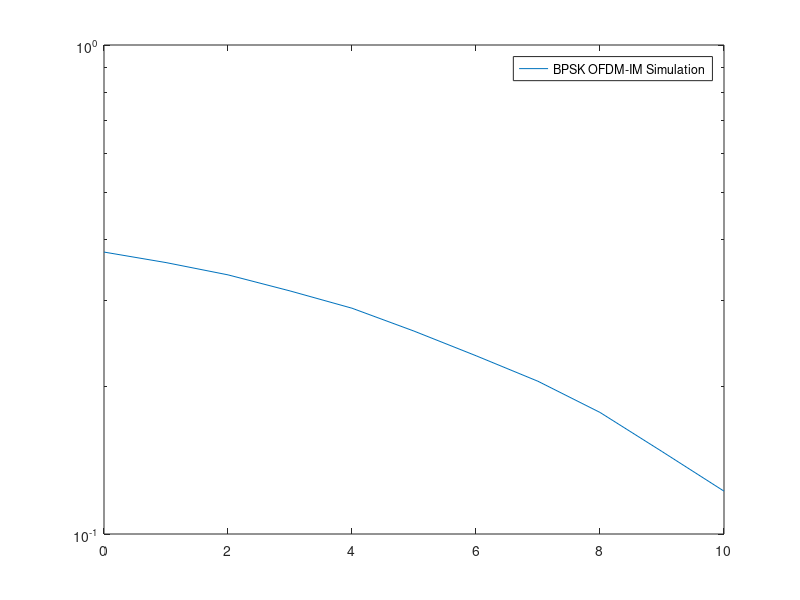

Recreate this plot in MATLAB.
pkg load communications;
clc; clear all; close all;


####Arguments####
SNRdb = [0:10];     %SNR range
modulation = 16;    %Modulation scheme
N = 5000;          %Input length

NFFT = 60;     %Number of OFDM subcarriers  (64)
CPL = 16;      %Cyclic Prefix (16)

g = 10;  %Number of subblocks
m = 190;  %Size of info bits

k = 4;   %Number of activated subcarriers

Eb = 1;

######OFDM#######
DSC = k*g;     %Data subcarriers (64)
SNRdbSymbol = SNRdb + 10*log10(DSC/NFFT) + 10*log10(NFFT/(NFFT+CPL)); %Symbol per noise ratio
symbolbits = log2(modulation);

######INDEX-MODULATION#######
p = m/g;  %Number of bits in each subblock
n = NFFT/g; %OFDM-IM subblock length
p1 = k * symbolbits;  %M-ary signal
p2 = floor(log2(factorial(n)/(factorial(n-k)*factorial(k))));       %Index bits  

maxNumber = 2^p2;       %all possible combinations of carrier indexes
indeces = nchoosek([1:NFFT/g], k);
noindeces = nchoosek(NFFT/g, k);

N = N * m;

SNRw = 10.^(SNRdbSymbol/10);
Noise = 2*Eb./SNRw;

input = randi([0, 1], 1, N);

noblocks = N/m;         %Number of OFDM-IM blocks

%Splitting the input into a three dimensional array
%1st Dimension (Vertical) : Bits of each subblock
%2nd Dimension (Horizontal) : Splitting the subblocks
%3nd Dimension (z) : Splitting the OFDM-IM symbols

bitBlocks = reshape(input, m, noblocks);
bitBlocks = reshape(bitBlocks, p, g, noblocks);

activeSubcarriers = bin2dec(num2str(reshape(bitBlocks((p1+1):p, :, :), p2, noblocks*g)'));

realIndexBits = reshape(bitBlocks((p1+1):p, :, :), p2, noblocks*g);
realIndex = activeSubcarriers;


activeSubcarriers = indeces(activeSubcarriers+1, :);    %Mapping the p2 bits into active subcarrier indeces

realData = reshape(bitBlocks(1:p1, :, :), p1, noblocks*g).';   

inputSymbols = bin2dec(num2str(reshape(bitBlocks(1:p1, :, :), symbolbits, noblocks*g * k)'));

%Encoding M-ary modulated data
complexInputSymbols = qammod(inputSymbols, modulation);

offset = [0:n:noblocks*NFFT-n]';
activeSubcarriers = activeSubcarriers + offset;
%Initializing the fft blocks
ifftInput = zeros(noblocks, NFFT);

%Placing the data in the appropriate positions
ifftInput(activeSubcarriers) = complexInputSymbols;

%Applaying the ifft
ifftSignal = ((NFFT/sqrt(DSC)) * ifft(fftshift(ifftInput.'))).';
%Adding Cyclic Prefix
SignalWithCyclicPrefix = ifftSignal(:, end-CPL+1:end);
SignalWithCyclicPrefix = [SignalWithCyclicPrefix ifftSignal];

%Serializing the data
totalLength = noblocks*(NFFT+CPL);
channelInput = reshape(SignalWithCyclicPrefix.', 1, totalLength);

######### RICIAN ###############
Kdb = 2;  %Ratio of direct path and scattered paths
Mi = 1;   %Interpolation factor

K = 10 ^ (Kdb/10);
const = 1/(2*(K+1));
x = randn(1,totalLength);
y = randn(1,totalLength);
r = sqrt(const*((x + sqrt(2*K)).^2 + y.^2));
rt = zeros(1,Mi*length(r));
ki = 1;

for i=1:length(r)
  rt(ki:i*Mi) = r(i);
  ki = ki+Mi;
end
h = rt;

##################################

errors = []
rightIndexDataErrors = [];

for noise = Noise
  
  %AWGN and Rician channel fading
  awgnnoise = sqrt(noise/2)*randn(1, totalLength) + j*sqrt(noise/2)*randn(1, totalLength);
  data = h .* channelInput + awgnnoise;
  
  %Removing the channel fading (We assume that the receiver knows the channel coefficients and the CHANNEL TAPS < CP)
  data = data ./ h;

  receivedSignal = reshape(data.', NFFT+CPL, noblocks).';
  
  %Removing Cyclic Prefix
  receivedSignal = receivedSignal(:, end-NFFT+1:end);
  
  %Applying fft
  receivedSymbols = (sqrt(DSC)/NFFT)*fftshift(fft(receivedSignal.'));
  
  receivedSymbols = reshape(receivedSymbols.', n, noblocks*g);
  
  %Sorting the data by power in order to find the most probable active carriers
  [sorted, index] = sort(abs(receivedSymbols), "descend");
  blockIndex = index(1:k, :);
  [sorted, index] = sort(blockIndex, "ascend");
  
  pos = zeros(maxNumber, noblocks*g);
  %Finding the indeces of active subcarriers
  for i = 1:k
    
    a = sorted(i,:) - indeces (1:maxNumber,i);
    pos = pos | a;
    
  endfor
  
  [pos ic] = min(pos);
  
  d1 = dec2bin(ic-1);
  d1 = str2num(d1(:));
  d1 = reshape(d1, noblocks*g, p2);
  
  newIndex = sorted.' + offset;
  %Retrieving the M-ary data
  receivedSymbols = receivedSymbols(newIndex);
  %Demodulate M-ary data
  data = qamdemod(receivedSymbols, modulation);
  
  data = reshape(data, g*k, noblocks);
  
  finalData = de2bi(data, symbolbits, "left-msb");
  finalData= reshape(finalData.', p1, noblocks* g).';
  
  %Concatenating the active indeces with the data
  
  rightIndexData = find(~([ic - 1].' - realIndex));
  
  data = [finalData d1];
  data = reshape(data.', 1, N);

  errors = [errors nnz(input-data)];

endfor

dataMatSize = size(realData, 1) * size(realData, 2);

errors = errors/N;

semilogy(SNRdb,errors);

legend("BPSK OFDM-IM Simulation");

